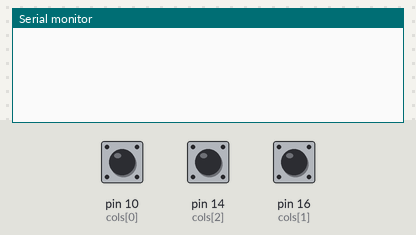
A sketch run on a simulated Arduino Uno, built with avr-gcc and run on an emulated ATmega328P. On the bench: the last lines printed to the serial monitor. The inputs (shaded band) are chosen by the test bench; at power-on: pin 10 (cols[0]) HIGH, pin 14 (cols[2]) HIGH, pin 16 (cols[1]) HIGH.

Above: at 1.2 s.
1.3 s: pin 10 (cols[0]) pulled LOW for 0.15 s
At 1.9 s:
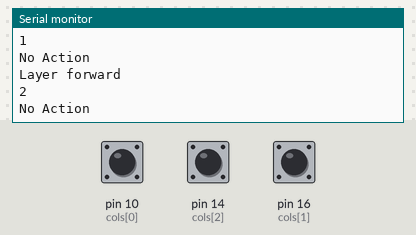
2.9 s: pin 14 (cols[2]) pulled LOW for 0.15 s
At 4.2 s:
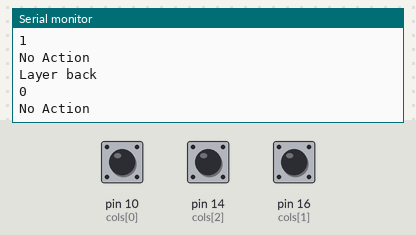
4.5 s: pin 16 (cols[1]) pulled LOW for 0.15 s
At 5.3 s:
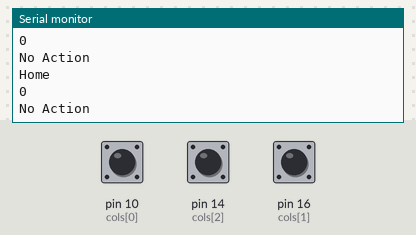
6.1 s: pin 10 (cols[0]) pulled LOW for 1 s
At 7.6 s:
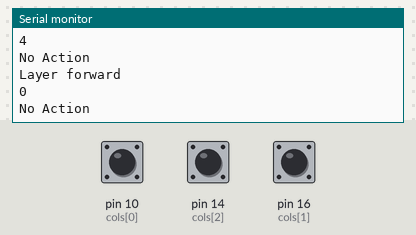
8.6 s: pin 10 (cols[0]) driven LOW and pin 14 (cols[2]) driven LOW and pin 16 (cols[1]) driven LOW
At 8.85 s:
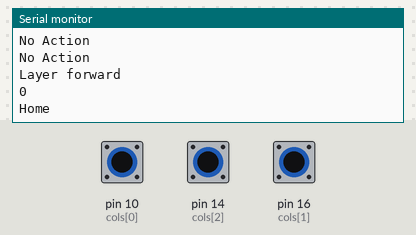
11.6 s: pin 10 (cols[0]) pulsed HIGH 2 times (0.12 s each, 0.3 s apart)
Timing chart, 0 to 14.6 s (numbered marks = the images above; inputs shaded):
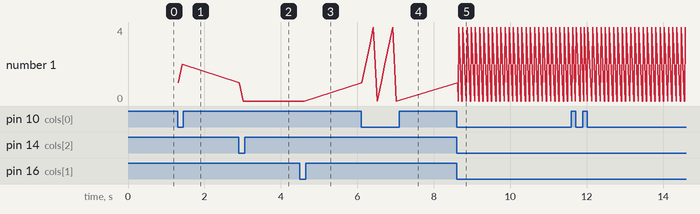

Measured:
- after the input at 1.3 s, the serial monitor: prints a new line at once (image 1)
- after the input at 2.9 s, the serial monitor: prints a new line at once (image 2)
- after the input at 4.5 s, the serial monitor: prints a new line at once (image 3)
- after the input at 6.1 s, the serial monitor: prints a new line at once (image 4)
- after the input at 8.6 s, the serial monitor: prints a new line at once (image 5)
- plotted number 1: 2 → 0 after the input at 2.9 s

The sketch:

30_6_keys_layer_metric.ino
```cpp
/*********************************************************************
* FIREKEY - PROJECT
*
* Code snippet to test the key metric layer idea
*
* Required libs:
* - None
*********************************************************************/

// CONSTANTS
#define ROW_COUNT 2  // number of rows
#define COL_COUNT 3  // number of columns
//Layers
#define LAYER_BACK_KEY 2     // define the back button key index
#define LAYER_HOME_KEY 1     // define the home button key index
#define LAYER_FORWARD_KEY 0  // define the forward button key index
#define MAX_LAYER 5
#define HOME_LAYER 0

// PINS
byte rows[ROW_COUNT] = { 5, 6 };        // define the row pins
byte cols[COL_COUNT] = { 10, 16, 14 };  // define the column pins

byte currentLayer = 0;

void setup() {
  Serial.begin(9600);

  // declare all cols as input and activate internal pullup resistor
  for (int x = 0; x < COL_COUNT; x++) {
    pinMode(cols[x], INPUT_PULLUP);
  }

  // declare all rows as output and set them high
  for (int x = 0; x < ROW_COUNT; x++) {
    pinMode(rows[x], OUTPUT);
    digitalWrite(rows[x], HIGH);
  }
}

void loop() {
  readMatrix();
  delay(100);
}

byte getLedIndex(byte rowIdx, byte colIdx) {
  // calculate led index out of row and col index
  byte index = rowIdx * COL_COUNT;

  if (rowIdx % 2 == 0) {  // even row?
    index += colIdx;
  } else {  // odd row?
    index += COL_COUNT - 1 - colIdx;
  }
  return index;
}

void readMatrix() {
  // scan matrix
  for (int rowIndex = 0; rowIndex < ROW_COUNT; rowIndex++) {
    // pull output row to low
    byte curRow = rows[rowIndex];
    digitalWrite(curRow, LOW);

    // is any column pulled to low due to a button being pressed?
    for (int colIndex = 0; colIndex < COL_COUNT; colIndex++) {
      byte colRow = cols[colIndex];
      if (digitalRead(colRow) == LOW) {
        keyPressed(rowIndex, colIndex);
      }
    }

    // pull output row high again
    digitalWrite(curRow, HIGH);
  }
}

void keyPressed(byte rowIdx, byte colIdx) {

  byte keyIdx = getLedIndex(rowIdx, colIdx);

  switch (keyIdx) {
    case LAYER_BACK_KEY:
      Serial.println("Layer back");
      currentLayer = (currentLayer - 1 + MAX_LAYER) % MAX_LAYER;
      Serial.println(currentLayer);
      break;
    case LAYER_HOME_KEY:
      Serial.println("Home");
      currentLayer = HOME_LAYER;
      Serial.println(currentLayer);
      break;
    case LAYER_FORWARD_KEY:
      Serial.println("Layer forward");
      currentLayer = (currentLayer + 1) % MAX_LAYER;
      Serial.println(currentLayer);
      break;
    default:
      Serial.println("No Action");
  }
}
```
